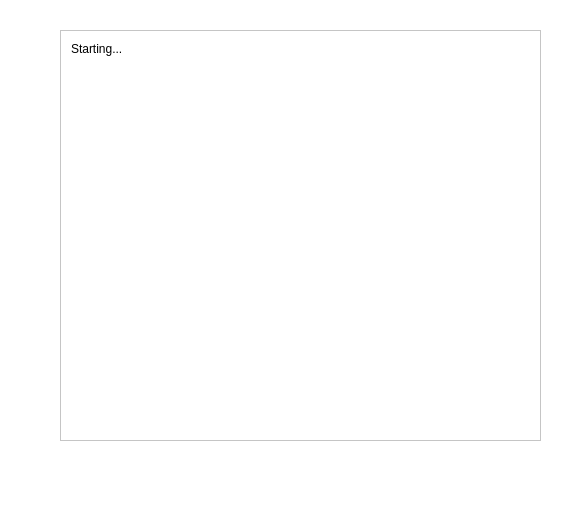
<?xml version="1.0" encoding="UTF-8"?>
<ui version="4.0">
 <class>MainWindow</class>
 <widget class="QMainWindow" name="MainWindow">
  <property name="geometry">
   <rect>
    <x>0</x>
    <y>0</y>
    <width>581</width>
    <height>514</height>
   </rect>
  </property>
  <property name="minimumSize">
   <size>
    <width>581</width>
    <height>514</height>
   </size>
  </property>
  <property name="windowTitle">
   <string>PrintWindow</string>
  </property>
  <property name="styleSheet">
   <string notr="true">background-color: rgb(255, 255, 255);</string>
  </property>
  <widget class="QWidget" name="centralwidget">
   <widget class="QScrollArea" name="scrollArea">
    <property name="geometry">
     <rect>
      <x>60</x>
      <y>30</y>
      <width>481</width>
      <height>411</height>
     </rect>
    </property>
    <property name="widgetResizable">
     <bool>true</bool>
    </property>
    <widget class="QWidget" name="scrollAreaWidgetContents">
     <property name="geometry">
      <rect>
       <x>0</x>
       <y>0</y>
       <width>479</width>
       <height>409</height>
      </rect>
     </property>
     <widget class="QLabel" name="label">
      <property name="geometry">
       <rect>
        <x>10</x>
        <y>10</y>
        <width>451</width>
        <height>16</height>
       </rect>
      </property>
      <property name="text">
       <string>Starting...</string>
      </property>
     </widget>
    </widget>
   </widget>
  </widget>
  <widget class="QMenuBar" name="menubar">
   <property name="geometry">
    <rect>
     <x>0</x>
     <y>0</y>
     <width>581</width>
     <height>26</height>
    </rect>
   </property>
  </widget>
  <widget class="QStatusBar" name="statusbar"/>
 </widget>
 <resources/>
 <connections/>
</ui>
